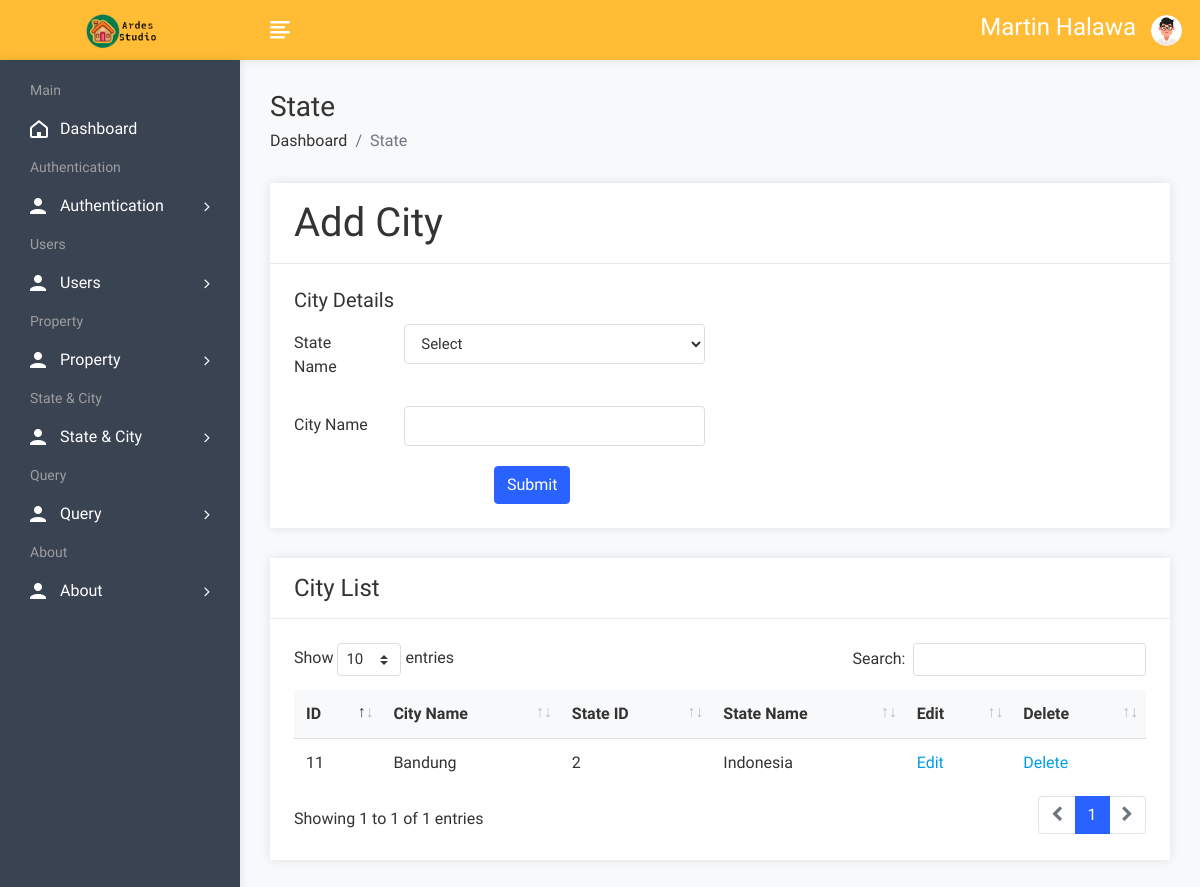
/admin/cityadd.php (signed in), run on the app's committed database.
### tables this page shows
CREATE TABLE `city` (
  `cid` int(50) NOT NULL,
  `cname` varchar(100) NOT NULL,
  `sid` int(50) NOT NULL
);

CREATE TABLE `state` (
  `sid` int(50) NOT NULL,
  `sname` varchar(100) NOT NULL
);

### admin/cityadd.php (the view, shortened to what this page needs)
<!DOCTYPE html>
<html lang="en">
<head>
        <link rel="stylesheet" href="assets/css/bootstrap.min.css">
        <link rel="stylesheet" href="assets/css/font-awesome.min.css">
        <link rel="stylesheet" href="assets/css/feathericon.min.css">
		<link rel="stylesheet" href="assets/plugins/datatables/dataTables.bootstrap4.min.css">
		<link rel="stylesheet" href="assets/plugins/datatables/responsive.bootstrap4.min.css">
		<link rel="stylesheet" href="assets/plugins/datatables/select.bootstrap4.min.css">
		<link rel="stylesheet" href="assets/plugins/datatables/buttons.bootstrap4.min.css">
        <link rel="stylesheet" href="assets/css/style.css">
    </head>
    <body>
			<?php include("header.php");?>
            <div class="page-wrapper">
                <div class="content container-fluid">
					<div class="page-header">
						<div class="row">
							<div class="col">
								<h3 class="page-title">State</h3>
								<ul class="breadcrumb">
									<li class="breadcrumb-item"><a href="dashboard.php">Dashboard</a></li>
									<li class="breadcrumb-item active">State</li>
								</ul>
							</div>
						</div>
					</div>
					<div class="row">
						<div class="col-md-12">
							<div class="card">
								<div class="card-header">
									<h1 class="card-title">Add City</h1>
								</div>
								<form method="post" id="insert product" enctype="multipart/form-data">
									<div class="card-body">
											<div class="row">
												<div class="col-xl-6">
													<h5 class="card-title">City Details</h5>
													<div class="form-group row">
														<label class="col-lg-3 col-form-label">State Name</label>
														<div class="col-lg-9" >
															<select class="form-control" name="state">
																<option value="">Select</option>
															</select>
														</div>
													</div>
													<div class="form-group row">
														<label class="col-lg-3 col-form-label">City Name</label>
														<div class="col-lg-9">
															<input type="text" class="form-control" name="city">
														</div>
													</div>
												</div>
											</div>
											<div class="text-left">
												<input type="submit" class="btn btn-primary"  value="Submit" name="insert" style="margin-left:200px;">
											</div>
									</div>
								</form>
							</div>
						</div>
					</div>
				<div class="row">
						<div class="col-sm-12">
							<div class="card">
								<div class="card-header">
									<h4 class="card-title">City List</h4>
								</div>
								<div class="card-body">
									<table id="basic-datatable" class="table">
                                            <thead>
                                                <tr>
                                                    <th>ID</th>
                                                    <th>City Name</th>
													<th>State ID</th>
													<th>State Name</th>
													<th>Edit</th>
                                                    <th>Delete</th>
                                                </tr>
                                            </thead>
                                            <tbody>
											<?php
												$query=mysqli_query($con,"select city.*,state.sname from city,state where city.sid=state.sid");
												while($row=mysqli_fetch_array($query))
													{
											?>
                                                <tr>
                                                    <td><?php echo $row['0']; ?></td>
                                                    <td><?php echo $row['1']; ?></td>
													<td><?php echo $row['2']; ?></td>
													<td><?php echo $row['sname']; ?></td>
													<td><a href="cityedit.php?id=<?php echo $row['0']; ?>">Edit</a></td>
                                                    <td><a href="citydelete.php?id=<?php echo $row['0']; ?>">Delete</a></td>
                                                </tr>
                                                <?php } ?>
                                            </tbody>
                                        </table>
								</div>
							</div>
						</div>
					</div>
				</div>
			</div>
    </body>
</html>

### data on the page
city: cid "11", cname "Bandung", sid "2", sid.sname "Indonesia"

### other printed values
$_SESSION['auser'] "Martin Halawa"
